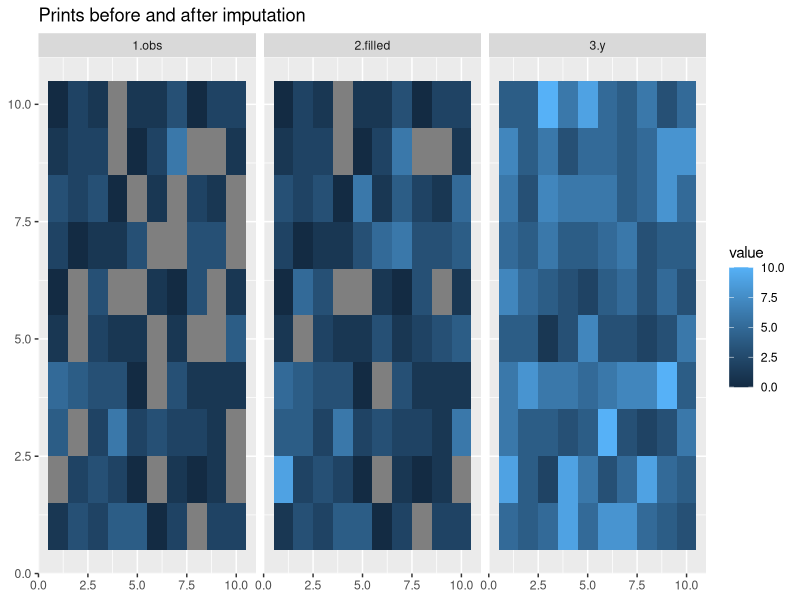
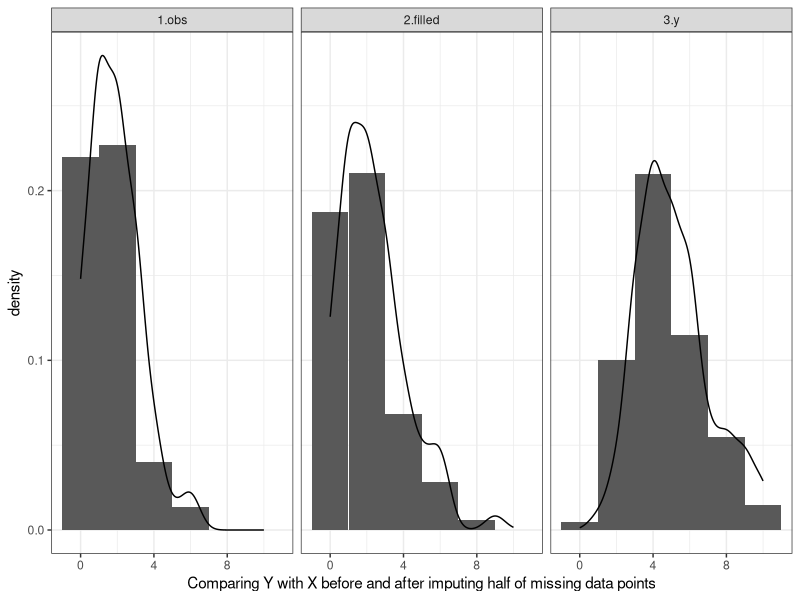
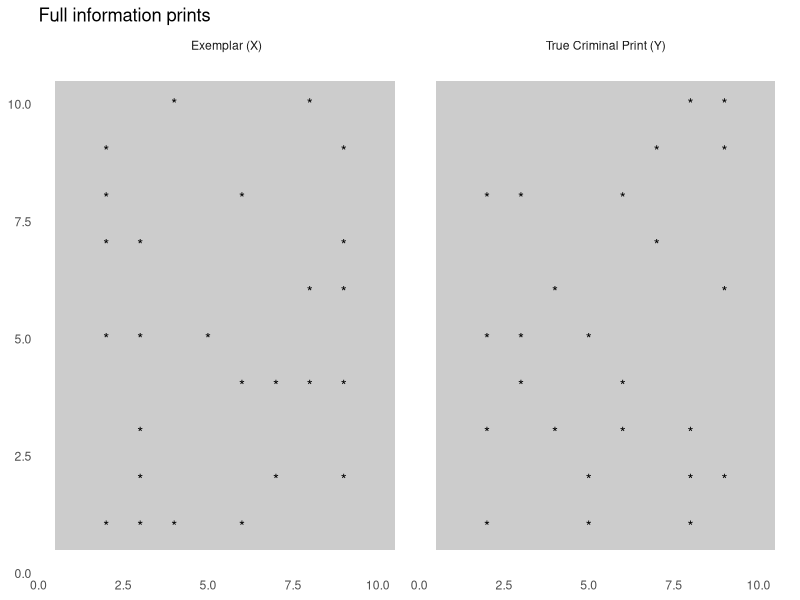
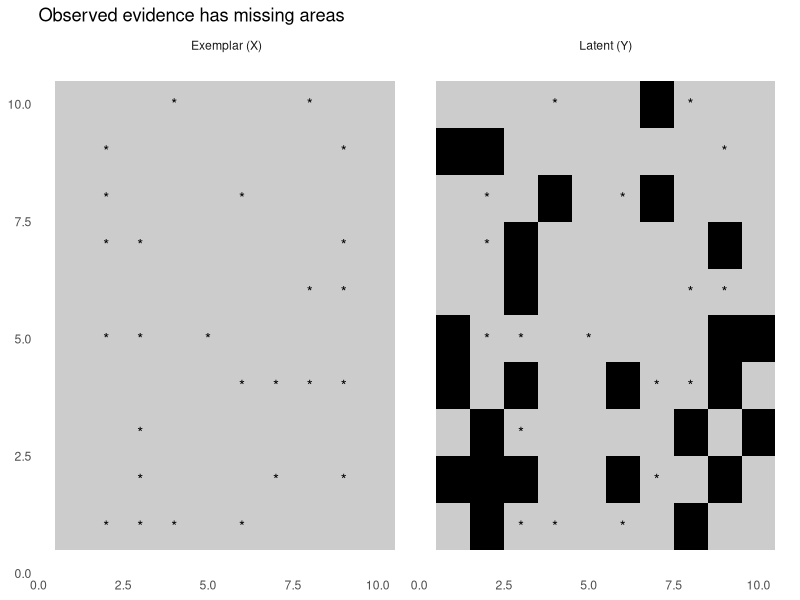
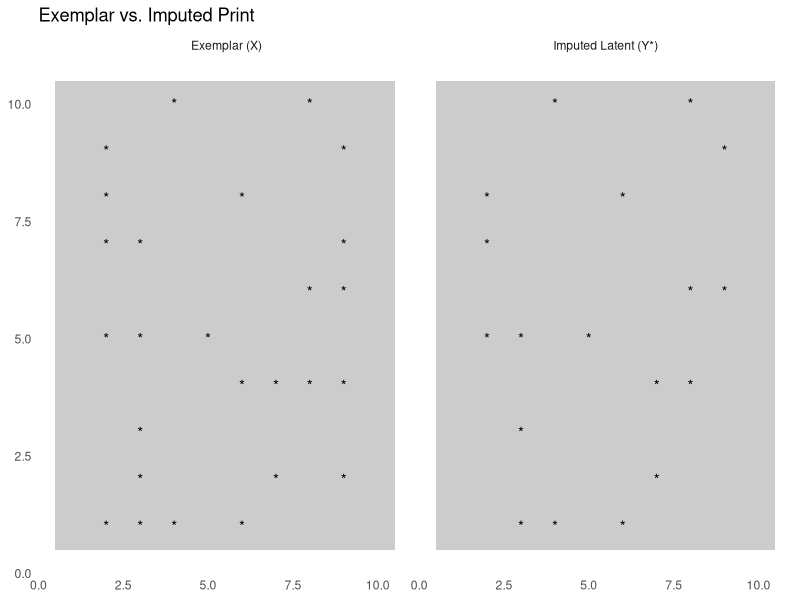
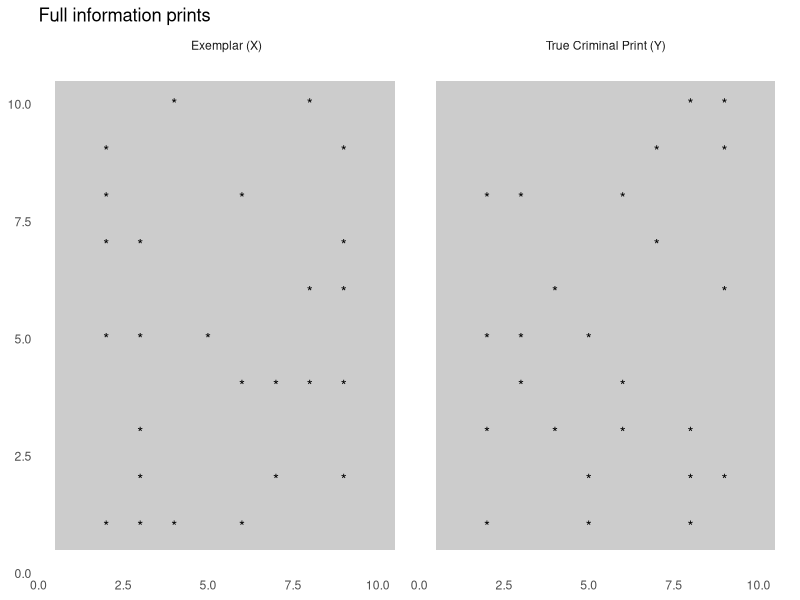
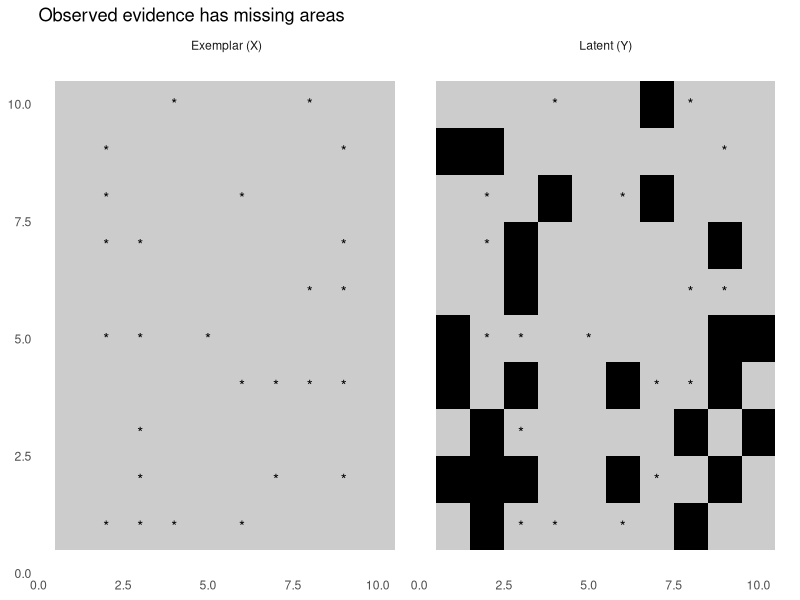
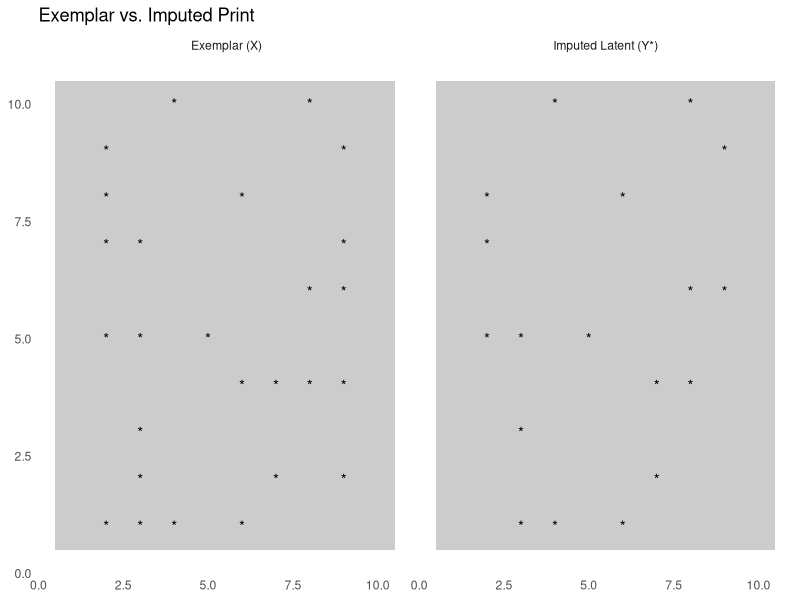

Here is the R script that generated these plots, in order:
# Likelihood bias simulation
library(ggplot2)
library(tidyverse)

set.seed(123)

# simple poisson
x_full <- rpois(100,2)
y <- rpois(100,5)
x <- x_full
missing <- sample(1:100, size = 25, replace = F)
x[missing] <- NA
filled.x <- x
filled.x[missing] <- sapply(missing, function(k) sample(c(y[k], NA), size = 1))

df <- data.frame(dat = c(x, filled.x, y), names = rep(c('1.obs', '2.filled','3.y'), each = 100))
levels(df$names) <- c("Observed","Observed After Imputation","Complete")

g <- ggplot(data = df) + 
  geom_histogram(aes(x = dat, y = ..density..), binwidth = 2) + 
  geom_density(aes(x = dat)) + 
  facet_wrap(~names) + 
  xlab("Comparing Y with X before and after imputing half of missing data points")+
  theme_bw()
ggsave(g, filename = '~/repos/Forensic_bias/outputs/likelihood_sim.png')


miss_plot_df <- data.frame(Var1 = rep(rep(1:10, 10),3), 
                           Var2 = rep(rep(1:10, each = 10),3),
                           value = df$dat,
                           Type = df$names)

ggplot(miss_plot_df, aes(x = Var1, y = Var2, fill = value)) +
  geom_tile() + xlab(NULL) + ylab(NULL) + 
  facet_grid(~Type) +
  ggtitle("Prints before and after imputation")

#### changing to binary #####
x_full <- rbinom(100,1,.25)
y <- rbinom(100,1,.25)
x <- x_full
missing <- sample(1:100, size = 25, replace = F)
x[missing] <- NA
filled.x <- x
filled.x[missing] <- sapply(missing, function(k) sample(c(2*y[k], NA), size = 1, prob = c(.75,.25)))
filled.x[missing] <- sapply(missing, function(k) 2*y[k])

df <- data.frame(dat = c(x, filled.x, y,x_full), names = rep(c('1.obs', '2.filled','3.true x','4.y'), each = 100))
levels(df$names) <- c("Latent (Y)","Imputed Latent (Y*)", "True Criminal Print (Ytrue)","Exemplar (X)")

df <- df %>%
  mutate(
    labels = fct_recode(names,
                        "Latent (Y)" = "1.obs",
                        "Imputed Latent (Y*)" = "2.filled",
                        "True Criminal Print (Y)" = "3.true x",
                        "Exemplar (X)" = "4.y")
  ) 

miss_plot_df <- data.frame(Var1 = rep(rep(1:10, 10),4), 
                           Var2 = rep(rep(1:10, each = 10),4),
                           value = df$dat,
                           Type = df$labels)

g1 <- miss_plot_df %>%
  filter(Type %in% c("True Criminal Print (Y)","Exemplar (X)")) %>%
  mutate(
    Type = ifelse(Type == "Exemplar (X)", " Exemplar (X)", as.character(Type)), # for ordering facets
    minutiae = ifelse(value == 1, "*", NA) # Mark minutiae with *
  ) %>%
  ggplot(aes(x = Var1, y = Var2, fill = is.na(value))) +
    geom_tile() + xlab(NULL) + ylab(NULL) + 
    facet_grid(~Type) +
    geom_text(aes(label = minutiae)) +
    xlab(NULL) + 
    ylab(NULL) +
    ggtitle("Full information prints") + 
    scale_fill_grey(start = .8, end = 0, na.value = "black") +
    theme_minimal() +
    theme(legend.position = "none",
        panel.grid.major = element_blank(), 
        panel.grid.minor = element_blank())

g2 <- miss_plot_df %>%
  filter(Type %in% c("Latent (Y)","Exemplar (X)")) %>%
  mutate(
    Type = ifelse(Type == "Exemplar (X)", " Exemplar (X)", as.character(Type)), # for ordering facets
    minutiae = ifelse(value == 1, "*", NA) # Mark minutiae with *
  ) %>%
  ggplot(aes(x = Var1, y = Var2, fill = is.na(value))) +
  geom_tile() + xlab(NULL) + ylab(NULL) + 
  geom_text(aes(label = minutiae)) +
  facet_grid(~Type) +
  ggtitle("Observed evidence has missing areas") + 
  scale_fill_grey(start = .8, end = 0, na.value = "black") +
  theme_minimal() +
  theme(legend.position = "none",
        panel.grid.major = element_blank(), 
        panel.grid.minor = element_blank())

g3 <- miss_plot_df %>%
  filter(Type %in% c("Imputed Latent (Y*)","Exemplar (X)")) %>%
  mutate(
    Type = ifelse(Type == "Exemplar (X)", " Exemplar (X)", as.character(Type)), # for ordering facets
    minutiae = ifelse(value == 1, "*", NA) # Mark minutiae with *
  ) %>%
  ggplot(aes(x = Var1, y = Var2, fill = is.na(value))) +
  geom_tile() + xlab(NULL) + ylab(NULL) + 
  geom_text(aes(label = minutiae)) +
  facet_grid(~Type) +
  ggtitle("Exemplar vs. Imputed Print") + 
  scale_fill_grey(start = .8, end = 0, na.value = "black") +
  theme_minimal() +
  theme(legend.position = "none",
        panel.grid.major = element_blank(), 
        panel.grid.minor = element_blank())

ggsave(g1, filename = '~/repos/Forensic_bias/outputs/simple_imputation1.png')
ggsave(g2, filename = '~/repos/Forensic_bias/outputs/simple_imputation2.png')
ggsave(g3, filename = '~/repos/Forensic_bias/outputs/simple_imputation3.png')


#AL Save
ggsave(g1, filename = '~/Forensic_bias/outputs/simple_imputation1.png')
ggsave(g2, filename = '~/Forensic_bias/outputs/simple_imputation2.png')
ggsave(g3, filename = '~/Forensic_bias/outputs/simple_imputation3.png')
